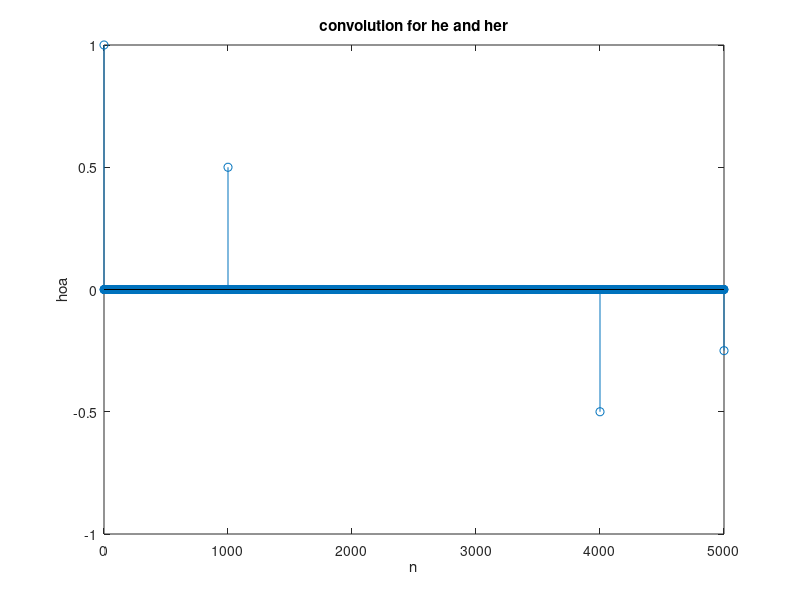

Here is the MATLAB script that generated this plot:
n = 0:1000;
x = [1 zeros(1, 1000)];
a1 = 1;
b1 = [1 zeros(1, 999) 0.5];
he = filter(b1, a1, x);

n2 = 0:4000;
d = [1 zeros(1, 4000)];
a2 = [1 zeros(1, 3999) 0.5];
b2 = 1;

her = filter(b2, a2, d);

hoa = conv(he, her);
nhoa = 0:5000;

stem(nhoa, hoa)
xlabel('n')
ylabel('hoa')
title('convolution for he and her')
